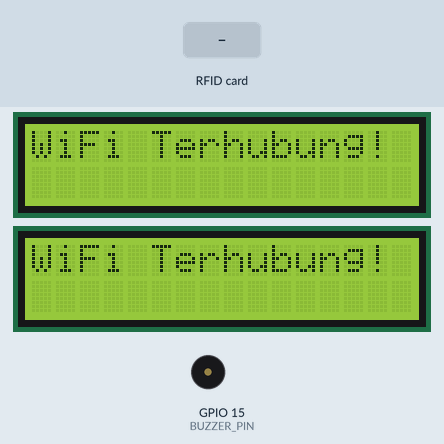
This sketch was run on a simulated ESP32. On the bench: 2 × 16×2 character LCD, buzzer (waves = sounding, pin HIGH). The test bench sets the inputs (shaded band). WiFi joins after 1.5 s; servers stay silent unless stated; uploads are accepted with an empty reply; what the sketch prints to the serial monitor is not drawn.

Above: at 1.8 s.
At 4.5 s:
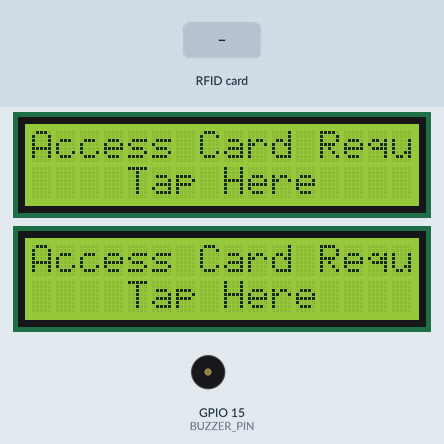
4.6 s: RFID card 5E 7A 19 C4 held to the reader
At 5.07 s:
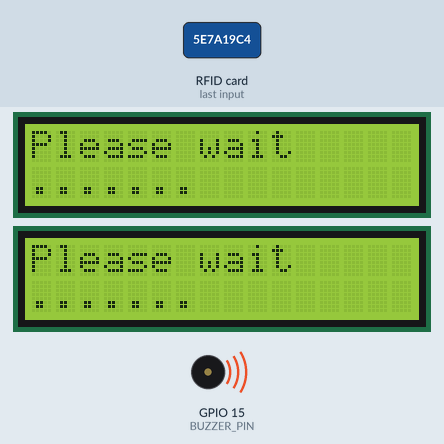
At 8.9 s:
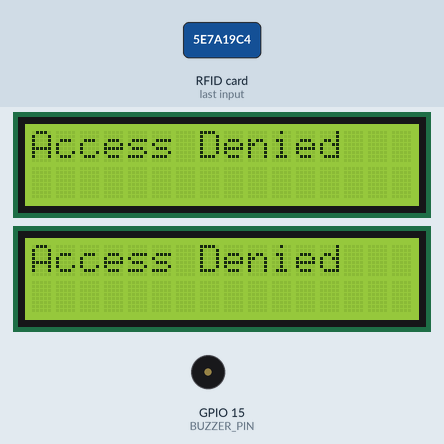
Timing chart, 0 to 10.4 s (numbered marks = the images above; inputs shaded):
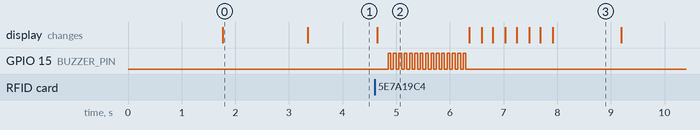

The sketch:

main.ino
```cpp
#include <SPI.h>
#include <MFRC522.h>
#include <Wire.h>
#include <LiquidCrystal_I2C.h>
#include <WiFi.h>
#include <HTTPClient.h>
#include <WiFiClientSecure.h>
#include <ESP32Servo.h>

#define SS_PIN 5
#define RST_PIN 4
#define BUZZER_PIN 15
#define SERVO_PIN 13

MFRC522 mfrc522(SS_PIN, RST_PIN);
Servo myServo;

// PERHATIAN: 2 Buah LCD membutuhkan alamat I2C yang berbeda agar tidak bentrok.
LiquidCrystal_I2C lcd1(0x27, 16, 2); // LCD Pertama (Dalam)
LiquidCrystal_I2C lcd2(0x3F, 16, 2); // LCD Kedua (Luar)

// WiFi Baru
const char* ssid = "ABCD";
const char* password = "nasigoreng02";
String GOOGLE_SCRIPT_URL = "https://script.google.com/macros/s/AKfycbyVnycUTNCVd4vEoCFczMX5rX0qEsO7lATiUnT__ZYxzjd0NwuAqAwGnZ_QX0GDNX6TlQ/exec";

void setup() {
  Serial.begin(115200);
  SPI.begin();
  mfrc522.PCD_Init();

  // Inisialisasi 2 LCD
  lcd1.init(); lcd1.backlight();
  lcd2.init(); lcd2.backlight();

  pinMode(BUZZER_PIN, OUTPUT);
  digitalWrite(BUZZER_PIN, LOW);

  tampilkanPesanLCD("Menyambung WiFi", "........");
  WiFi.begin(ssid, password);
  while (WiFi.status() != WL_CONNECTED) {
    delay(500);
    Serial.print(".");
  }

  tampilkanPesanLCD("WiFi Terhubung!", "");
  delay(1500);

  tampilkanStandby();
}

void loop() {
  if (!mfrc522.PICC_IsNewCardPresent()) return;
  if (!mfrc522.PICC_ReadCardSerial()) return;

  // 1. OPTIMALISASI UID (Tanpa Spasi)
  String currentUID = "";
  for (byte i = 0; i < mfrc522.uid.size; i++) {
     if (mfrc522.uid.uidByte[i] < 0x10) currentUID += "0";
     currentUID += String(mfrc522.uid.uidByte[i], HEX);
  }
  currentUID.toUpperCase();

  // 2. OPTIMALISASI KECEPATAN: Tampilkan pesan memproses statis tanpa perulangan delay
  tampilkanPesanLCD("Please wait",".......");

  if (WiFi.status() == WL_CONNECTED) {
    WiFiClientSecure client;
    client.setInsecure();

    HTTPClient http;
    String urlAkhir = GOOGLE_SCRIPT_URL + "?uid=" + currentUID;

    http.setFollowRedirects(HTTPC_STRICT_FOLLOW_REDIRECTS);
    http.setTimeout(15000);

    http.begin(client, urlAkhir);
    int httpCode = http.GET();

    if (httpCode > 0) {
      String payload = http.getString();

      if (payload.indexOf("Sukses") >= 0) {
        String namaUser = "User";
        int komaPos = payload.indexOf(',');
        if (komaPos > 0) {
          namaUser = payload.substring(komaPos + 1);
        }

        // =======================================================
        // URUTAN BARU SESUAI PERMINTAAN
        // =======================================================

        // 1. SERVO BUKA DULUAN
        myServo.attach(SERVO_PIN);
        myServo.write(120);
        delay(270);
        myServo.write(90);
        myServo.detach();

        // 2. SUARA & DISPLAY MUNCUL BERSAMAAN
        // Munculkan teks seketika tanpa delay
        tampilkanPesanLCD(namaUser, "Access Granted");

        // Sambil teks muncul, buzzer langsung berbunyi 2x
        digitalWrite(BUZZER_PIN, HIGH); delay(80);
        digitalWrite(BUZZER_PIN, LOW);  delay(80);
        digitalWrite(BUZZER_PIN, HIGH); delay(80);
        digitalWrite(BUZZER_PIN, LOW);

        // Lanjutkan efek kedip teks (memakan waktu ~1.6 detik)
        tampilkanSukses(namaUser);

        // 3. SERVO DELAY (Waktu tunggu orang lewat)
        delay(2000);

        // 4. SERVO TUTUP KEMBALI
        myServo.attach(SERVO_PIN);
        myServo.write(60);
        delay(200);
        myServo.write(0);
        myServo.detach();
        // =======================================================

      } else {
        aksesDitolak();
      }
    } else {
      aksesDitolak();
    }
    http.end();
  } else {
    aksesDitolak();
  }

  tampilkanStandby();
  mfrc522.PICC_HaltA();
}

// ==========================================
// FUNGSI HELPER UNTUK MENGONTROL 2 LCD SEKALIGUS
// ==========================================

void tampilkanPesanLCD(String baris1, String baris2) {
  lcd1.clear();
  lcd1.setCursor(0, 0); lcd1.print(baris1);
  lcd1.setCursor(0, 1); lcd1.print(baris2);

  lcd2.clear();
  lcd2.setCursor(0, 0); lcd2.print(baris1);
  lcd2.setCursor(0, 1); lcd2.print(baris2);
}

void tampilkanStandby() {
  tampilkanPesanLCD("Access Card Required", "    Tap Here    ==>");
}

void tampilkanSukses(String nama) {
  for (int i = 0; i < 4; i++) {
    tampilkanPesanLCD(nama, ""); // Kedip mati baris bawah
    delay(200);
    tampilkanPesanLCD(nama, "Access Granted"); // Kedip nyala baris bawah
    delay(200);
  }
}

void aksesDitolak() {
  for(int i = 0; i < 15; i++){
    digitalWrite(BUZZER_PIN, HIGH);
    delay(50);
    digitalWrite(BUZZER_PIN, LOW);
    delay(50);
  }

  for (int i = 0; i < 4; i++) {
    tampilkanPesanLCD("", "");
    delay(200);
    tampilkanPesanLCD("Access Denied","");
    delay(200);
  }
  delay(1000);
}
```

Measured:
- after the input at 4.6 s, GPIO 15 (BUZZER_PIN): alternates HIGH for 0.05 s and LOW for 0.05 s, 30 changes in all, then stays LOW, starting after 0.25 s; the display: changes after 0.05 s (image 2)
- what the display in image 0 shows lasts 1.5 s, from 1.8 s to 3.3 s
- what the display in image 3 shows lasts 1.3 s, from 7.9 s to 9.2 s
